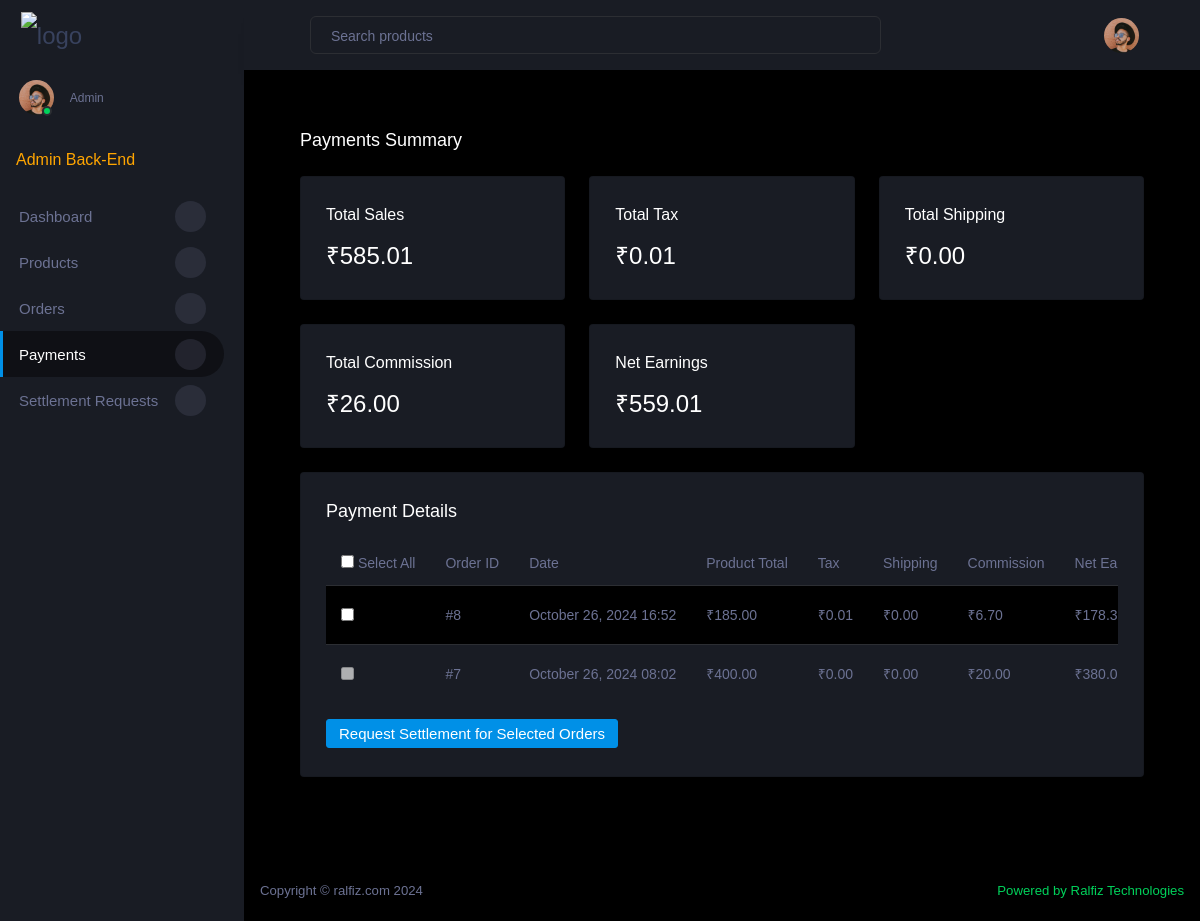
/seller/payments/ (signed in), run on an earlier commit of the app's database.
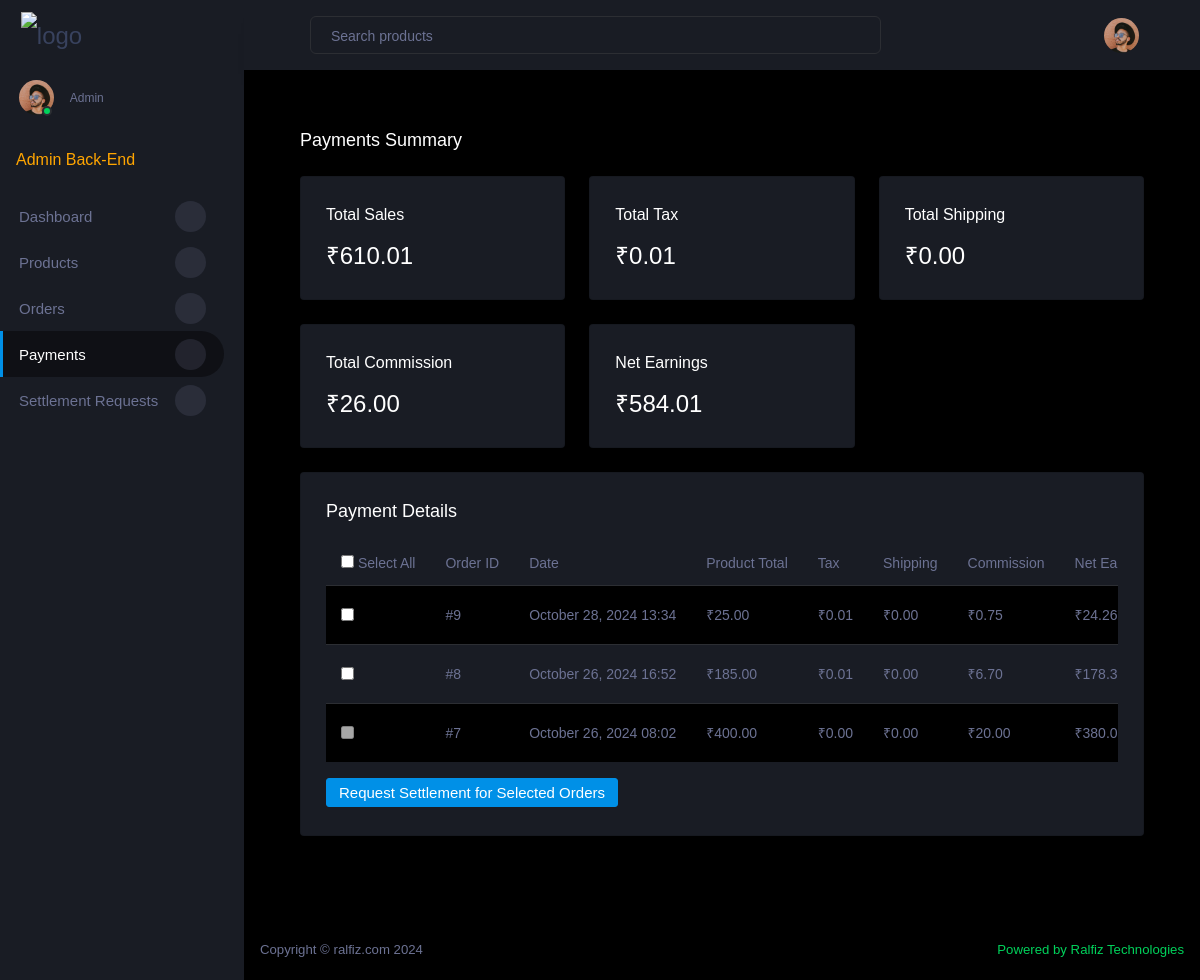
And on a later commit of the database.
### store/models.py (models this page shows, shortened)
class Order(models.Model):
    STATUS_CHOICES = (
        ('pending', 'Pending'),
        ('processing', 'Processing'),
        ('shipped', 'Shipped'),
        ('delivered', 'Delivered'),
        ('cancelled', 'Cancelled'),)
    settlement_request = models.ForeignKey(SettlementRequest, on_delete=models.SET_NULL, null=True, blank=True, related_name='orders')
    settlement_request_status = models.CharField(max_length=20, default='not_requested', choices=[
        ('not_requested', 'Not Requested'),
        ('requested', 'Requested'),
        ('approved', 'Approved'),
        ('rejected', 'Rejected'),
    ])
    status = models.CharField(max_length=20, choices=STATUS_CHOICES, default='pending')
    user = models.ForeignKey(settings.AUTH_USER_MODEL, on_delete=models.CASCADE, related_name='orders')
    seller = models.ForeignKey(settings.AUTH_USER_MODEL, on_delete=models.SET_NULL, null=True, blank=True, related_name='sold_orders')
    total_price = models.DecimalField(max_digits=10, decimal_places=2)
    shipping_address = models.TextField()
    phone_number = models.CharField(max_length=15)
    is_paid = models.BooleanField(default=False)
    razorpay_order_id = models.CharField(max_length=100, blank=True, null=True)
    razorpay_payment_id = models.CharField(max_length=100, blank=True, null=True)
    created_at = models.DateTimeField(auto_now_add=True)

### store/views.py (the view, shortened to what this page needs)
# urls.py: path('seller/payments/', views.seller_payments, name='seller_payments'),
@user_passes_test(lambda u: u.is_seller)
def seller_payments(request):
    seller_products = Product.objects.filter(created_by=request.user)
    order_items = OrderItem.objects.filter(product__in=seller_products, order__is_paid=True)
    total_sales = order_items.aggregate(
        total=Sum(F('product__price') * F('quantity') * (1 + F('product__tax_percentage') / 100) + F('product__shipping_charge'))
    )['total'] or Decimal('0.00')
    total_tax = order_items.aggregate(
        total=Sum(F('product__price') * F('quantity') * F('product__tax_percentage') / 100)
    )['total'] or Decimal('0.00')
    total_shipping = order_items.aggregate(
        total=Sum(F('product__shipping_charge') * F('quantity'))
    )['total'] or Decimal('0.00')
    total_commission = order_items.aggregate(
        total=Sum(F('product__price') * F('quantity') * F('product__category__commission') / 100)
    )['total'] or Decimal('0.00')
    total_net_earnings = total_sales - total_commission
    orders = Order.objects.filter(items__in=order_items).distinct().order_by('-created_at')
    page = request.GET.get('page', 1)
    paginator = Paginator(orders, 10)
    try:
        paginated_orders = paginator.page(page)
    except PageNotAnInteger:
        paginated_orders = paginator.page(1)
    except EmptyPage:
        paginated_orders = paginator.page(paginator.num_pages)
    for order in paginated_orders:
        order.refresh_from_db()
        order_items = order.items.filter(product__created_by=request.user)
        order.total_product_price = sum(item.product.price * item.quantity for item in order_items)
        order.total_tax = sum(item.product.price * (item.product.tax_percentage / 100) * item.quantity for item in order_items)
        order.total_shipping = sum(item.product.shipping_charge * item.quantity for item in order_items)
        order.total_commission = sum(item.product.price * (item.product.category.commission / 100) * item.quantity for item in order_items)
        order.net_earnings = order.total_product_price + order.total_tax + order.total_shipping - order.total_commission
    context = {
        'total_sales': total_sales,
        'total_tax': total_tax,
        'total_shipping': total_shipping,
        'total_commission': total_commission,
        'net_earnings': total_net_earnings,
        'orders': paginated_orders,
    }
    return render(request, 'store/seller_payments.html', context)

### store/templates/store/seller_payments.html (shortened to what this page needs)
{% extends 'store/seller_base.html' %}
{% block content %}
<div class="content-wrapper">
  <div class="page-header">
    <h3 class="page-title">Payments Summary</h3>
  </div>
  <div class="row">
    <div class="col-xl-4 col-sm-6 grid-margin stretch-card">
      <div class="card">
        <div class="card-body">
          <h5 class="card-title">Total Sales</h5>
          <h3 class="mb-0">₹{{ total_sales|floatformat:2 }}</h3>
        </div>
      </div>
    </div>
    <div class="col-xl-4 col-sm-6 grid-margin stretch-card">
      <div class="card">
        <div class="card-body">
          <h5 class="card-title">Total Tax</h5>
          <h3 class="mb-0">₹{{ total_tax|floatformat:2 }}</h3>
        </div>
      </div>
    </div>
    <div class="col-xl-4 col-sm-6 grid-margin stretch-card">
      <div class="card">
        <div class="card-body">
          <h5 class="card-title">Total Shipping</h5>
          <h3 class="mb-0">₹{{ total_shipping|floatformat:2 }}</h3>
        </div>
      </div>
    </div>
    <div class="col-xl-4 col-sm-6 grid-margin stretch-card">
      <div class="card">
        <div class="card-body">
          <h5 class="card-title">Total Commission</h5>
          <h3 class="mb-0">₹{{ total_commission|floatformat:2 }}</h3>
        </div>
      </div>
    </div>
    <div class="col-xl-4 col-sm-6 grid-margin stretch-card">
      <div class="card">
        <div class="card-body">
          <h5 class="card-title">Net Earnings</h5>
          <h3 class="mb-0">₹{{ net_earnings|floatformat:2 }}</h3>
        </div>
      </div>
    </div>
  </div>
  <div class="row">
    <div class="col-lg-12 grid-margin stretch-card">
      <div class="card">
        <div class="card-body">
          <h4 class="card-title">Payment Details</h4>
          <form method="post">
            <div class="table-responsive">
              <table class="table table-striped">
                <thead>
                  <tr>
                    <th><input type="checkbox" id="select-all"> Select All</th>
                    <th>Order ID</th>
                    <th>Date</th>
                    <th>Product Total</th>
                    <th>Tax</th>
                    <th>Shipping</th>
                    <th>Commission</th>
                    <th>Net Earnings</th>
                  </tr>
                </thead>
                <tbody>
                  {% for order in orders %}
                  <tr>
                    <td>
                      <input type="checkbox" name="selected_orders" value="{{ order.id }}"
                        {% if order.settlement_request_status == 'requested' or order.settlement_request_status == 'approved' %}disabled{% endif %}>
                    </td>
                    <td>#{{ order.id }}</td>
                    <td>{{ order.created_at|date:"F d, Y H:i" }}</td>
                    <td>₹{{ order.total_product_price|floatformat:2 }}</td>
                    <td>₹{{ order.total_tax|floatformat:2 }}</td>
                    <td>₹{{ order.total_shipping|floatformat:2 }}</td>
                    <td>₹{{ order.total_commission|floatformat:2 }}</td>
                    <td>₹{{ order.net_earnings|floatformat:2 }}</td>
                  </tr>
                  {% empty %}
                  <tr>
                    <td colspan="10">No payments found.</td>
                  </tr>
                  {% endfor %}
                </tbody>
              </table>
            </div>
            <button type="submit" class="btn btn-primary mt-3" name="request_settlement">Request Settlement for Selected Orders</button>
          </form>
        </div>
      </div>
    </div>
  </div>
</div>
{% endblock %}

What changed in the data, as far as the page shows it:
added Order: id "9", created_at "October 28, 2024 13:34", total_product_price "25.00", total_tax "0.01", total_shipping "0.00", total_commission "0.75", net_earnings "24.26"
Also different on the page:
{{ total_sales|floatformat:2 }}: "585.01" → "610.01"
{{ net_earnings|floatformat:2 }}: "559.01" → "584.01"
